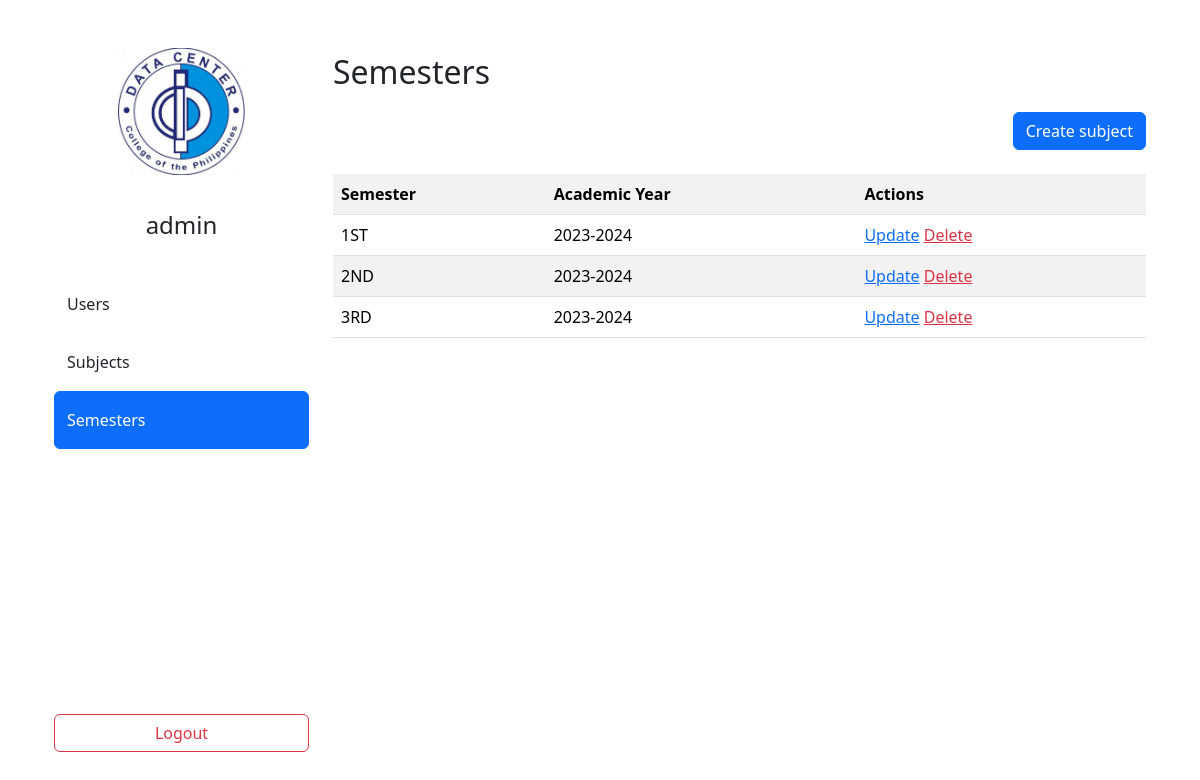
/staffs/semesters/ (signed in), run on the app's committed database.
### staffs/models.py (models this page shows, shortened)
class CustomUser(AbstractUser):
    UTYPE_STU = "STU"
    UTYPE_TEA = "TEA"
    UTYPE_CAS = "CAS"
    UTYPE_STA = "STA"
    UTYPES = (
        (UTYPE_STU, "Student"),
        (UTYPE_TEA, "Teacher"),
        (UTYPE_CAS, "Cashier"),
        (UTYPE_STA, "Staff")
    )
    subjects = models.ManyToManyField(to=Subject, related_name="subjects")
    utype = models.CharField(
        max_length=20,
        choices=UTYPES,
        null=False,
        blank=False
    )

class Semester(models.Model):
    SEM_1 = '1ST'
    SEM_2 = '2ND'
    SEM_3 = '3RD'
    SEM_4 = 'SUM'
    SEMS = (
        (SEM_1, 'First Semester'),
        (SEM_2, 'Second Semester'),
        (SEM_3, 'Third Semester'),
        (SEM_4, 'Summer')
    )
    semester = models.CharField(max_length=20, choices=SEMS, null=False, blank=False, unique=True)
    academic_year = models.ForeignKey(
        to=AcademicYear,
        related_name="academic_year",
        on_delete=models.CASCADE,
        null=False,
        blank=False
    )
    class Meta:
        unique_together = ("semester", "academic_year")

class AcademicYear(models.Model):
    start_year = models.IntegerField(unique=True, null=False, blank=False)
    end_year = models.IntegerField(unique=True, null=False, blank=False)
    class Meta:
        unique_together = ('start_year', 'end_year')
    def __str__(self):
        return f"{self.start_year}-{self.end_year}"

### staffs/views/semesters.py (the view)
# urls.py: path("semesters/", SemesterListView.as_view(), name="semesters_list"),
class SemesterListView(LoginRequiredMixin, StaffRequiredMixin, ListView):
    model = Semester
    context_object_name = 'semesters'
    template_name = 'staffs/semesters/semesters_list.html'

### staffs/mixins.py (called while the page is built)
    def test_func(self):
        return self.request.user.utype == "STA"

### templates/staffs/semesters/semesters_list.html (shortened to what this page needs)
{% extends 'dashboard.html' %}
{% block links %}
    <a href="{% url 'users_list' %}" class="btn text-start py-3">Users</a>
    <a href="{% url 'subjects_list' %}" class="btn text-start py-3">Subjects</a>
    <a href="{% url 'semesters_list' %}" class="btn btn-primary text-start py-3">Semesters</a>
{% endblock %}
{% block data %}
    <p class="fs-2">Semesters</p>
    <form method="get" class="row g-3 mb-4">
        <div class="col-auto ms-auto">
            <a href="{% url 'semesters_create' %}" class="btn btn-primary" type="submit">Create subject</a>
        </div>
    </form>
    <table class="table table-striped">
        <tr class="thead">
            <th scope="col">Semester</th>
            <th scope="col">Academic Year</th>
            <th scope="col">Actions</th>
        </tr>
        {% for semester in semesters %}
            <tr>
                <td>{{ semester.semester }}</td>
                <td>{{ semester.academic_year }}</td>
                <td>
                    <a href="{% url 'semesters_update' semester.pk %}" class="link link-primary">Update</a>
                    <a href="{% url 'semesters_delete' semester.pk %}" class="link link-danger">Delete</a>
                </td>
            </tr>
        {% endfor %}
    </table>
{% endblock %}

### templates/dashboard.html (shortened to what this page needs)
{% extends 'base.html' %}
{% load static %}
{% block content %}
    <div class="container">
        <div class="container">
            <div class="row vh-100">
                <div class="col col-3 d-flex flex-column py-5">
                    <img class="img-fluid w-50 mx-auto d-block" src="{% static 'logo.jpg' %}" alt="dccph-logo">
                    <p class="fs-4 my-3 py-3 text-center">
                        {% if user.get_full_name %}
                            {{ user.get_full_name }}
                        {% else %}
                            {{ user.username }}
                        {% endif %}
                    </p>
                    {% block links %}
                    {% endblock links %}
                    <a href="{% url 'logout' %}" class="btn btn-outline-danger mt-auto">Logout</a>
                </div>
                <div class="col py-5 vh-100 overflow-y-scroll">
                    {% block data %}
                    {% endblock data %}
                </div>
            </div>
        </div>
    </div>
{% endblock content %}

### data on the page
CustomUser: username "admin"
Semester: semester "1ST", academic_year "2023-2024"
Semester: semester "2ND", academic_year "2023-2024"
Semester: semester "3RD", academic_year "2023-2024"
